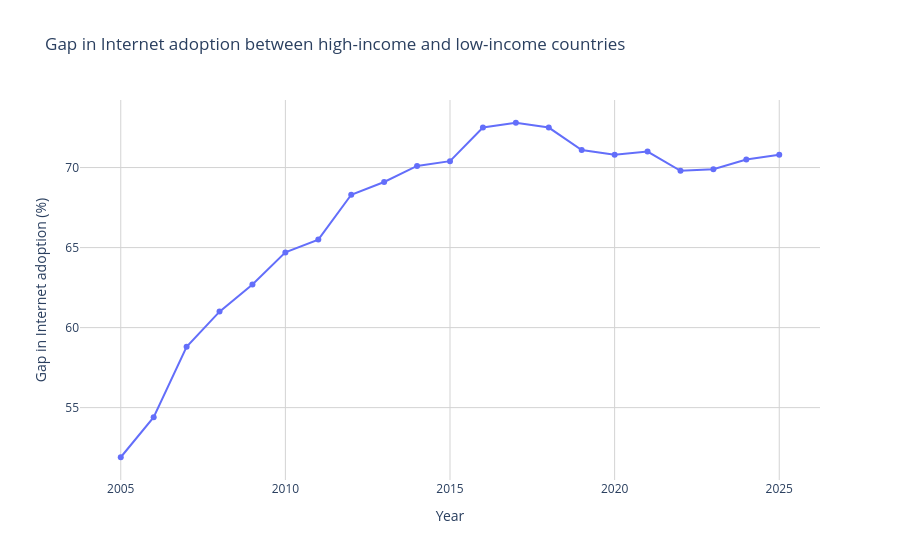

The cell this chart's notebook holds for it:
### Code cell
fig = px.line(
    gap_income,
    x=gap_income.index,
    y='gap',
    title='Gap in Internet adoption between high-income and low-income countries',
    labels={'gap': 'Gap in Internet adoption (%)', 'Year': 'Year'},
    markers=True
)
fig.update_layout(
    xaxis=dict(showgrid=True, gridcolor='lightgrey', gridwidth=1),
    yaxis=dict(showgrid=True, gridcolor='lightgrey', gridwidth=1),
    plot_bgcolor='white'
)
fig.write_image('../visualizations/gap-in-internet-adoption.png')
fig.show()

### Figure 1 — Plotly figure (JSON) as saved in the notebook; plotly's stock layout.template omitted (floating-point values rounded to 4 significant figures)
{"data": [{"hovertemplate": "Year=%{x}<br>Gap in Internet adoption (%)=%{y}<extra></extra>", "legendgroup": "", "line": {"color": "#636efa", "dash": "solid"}, "marker": {"symbol": "circle"}, "mode": "lines+markers", "name": "", "orientation": "v", "showlegend": false, "type": "scatter", "x": [2005, 2006, 2007, 2008, 2009, 2010, 2011, 2012, 2013, 2014, 2015, 2016, 2017, 2018, 2019, 2020, 2021, 2022, 2023, 2024, 2025], "xaxis": "x", "y": [51.9, 54.4, 58.8, 61.0, 62.7, 64.7, 65.5, 68.3, 69.1, 70.1, 70.4, 72.5, 72.8, 72.5, 71.1, 70.8, 71.0, 69.8, 69.9, 70.5, 70.8], "yaxis": "y"}], "layout": {"legend": {"tracegroupgap": 0}, "plot_bgcolor": "white", "title": {"text": "Gap in Internet adoption between high-income and low-income countries"}, "xaxis": {"anchor": "y", "domain": [0, 1], "gridcolor": "lightgrey", "gridwidth": 1, "showgrid": true, "title": {"text": "Year"}}, "yaxis": {"anchor": "x", "domain": [0, 1], "gridcolor": "lightgrey", "gridwidth": 1, "showgrid": true, "title": {"text": "Gap in Internet adoption (%)"}}}}
